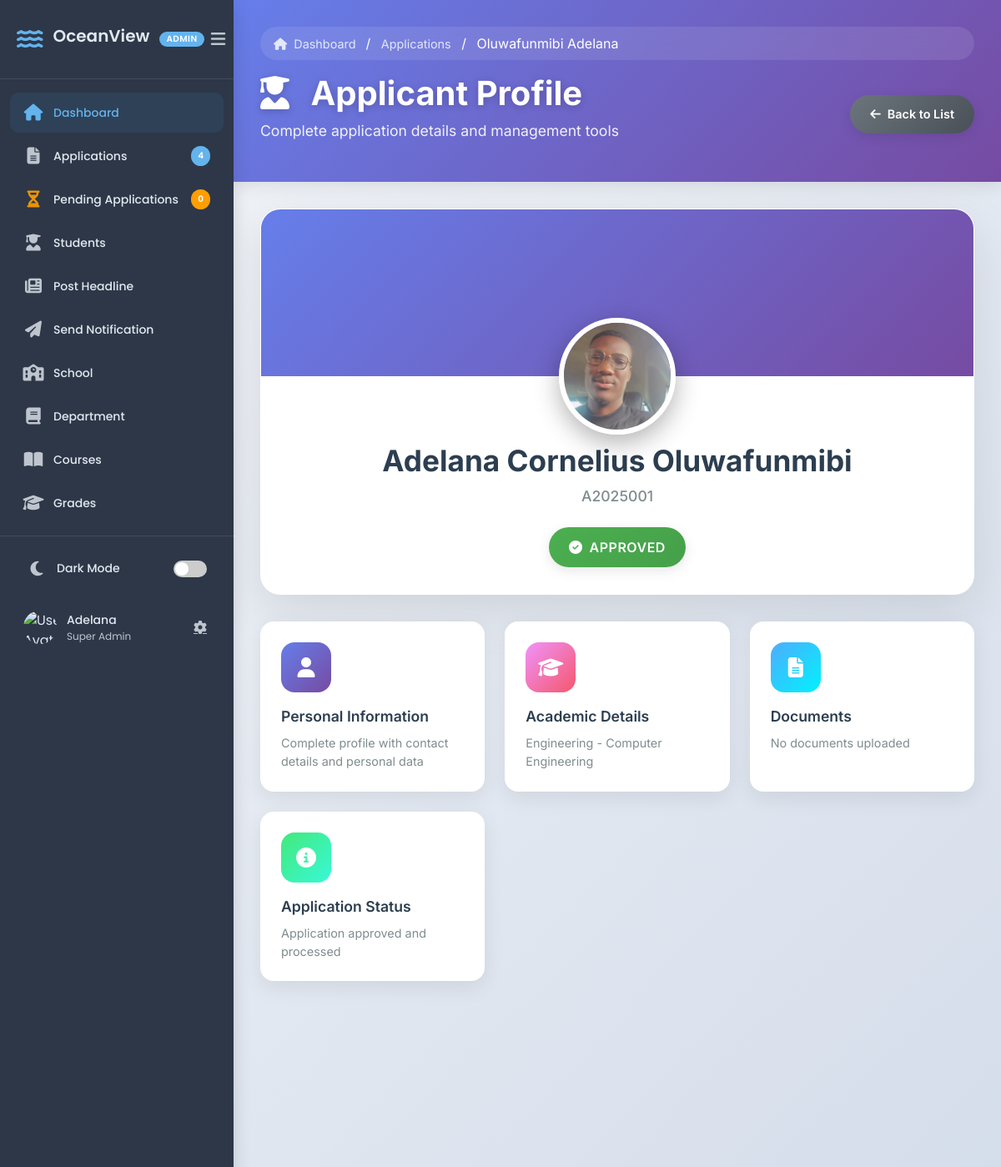
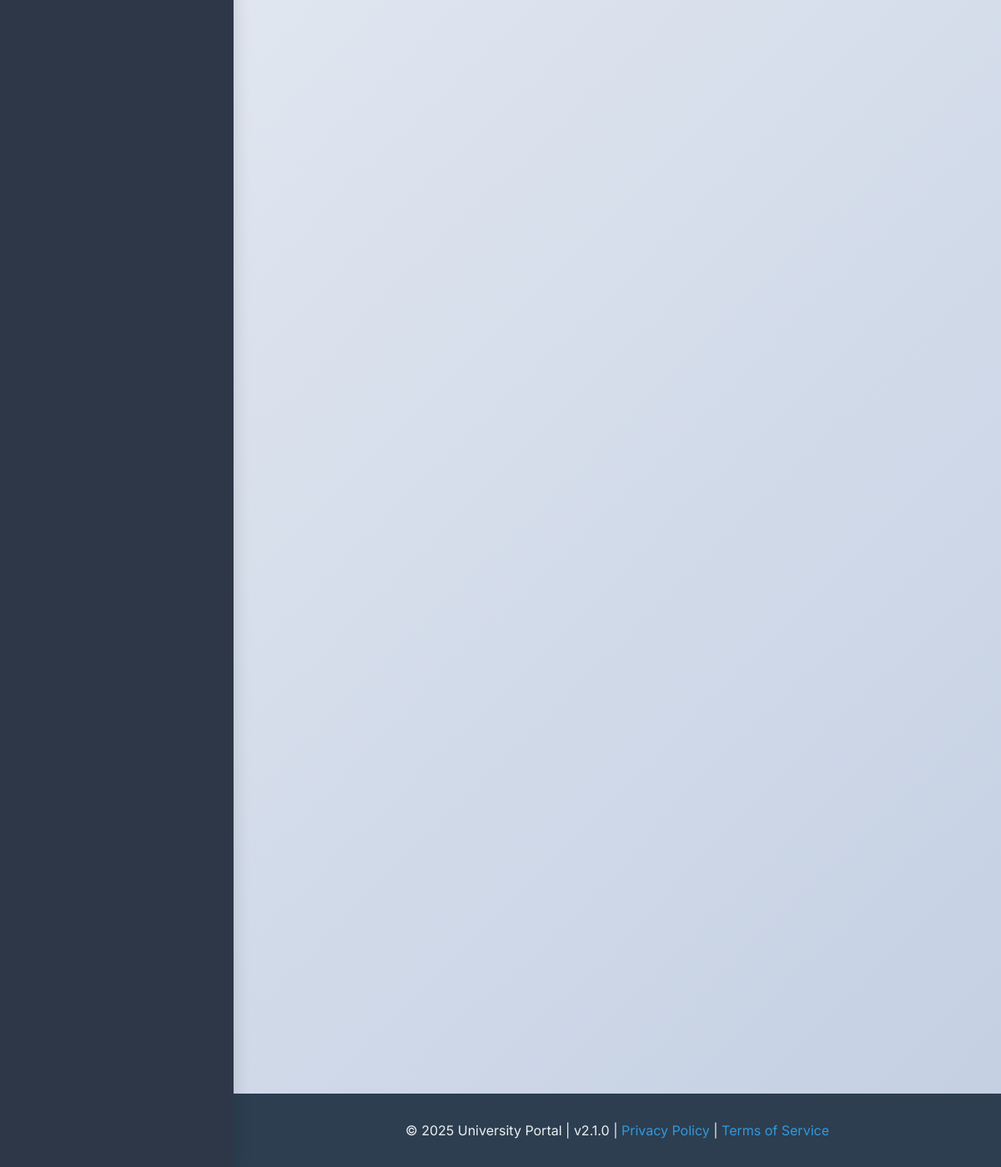
Page /applications/view/3/ (signed in) on the committed database (2 pictures, top to bottom).
### portal/models.py (models this page shows, shortened)
class Application(models.Model):
    STATUS_CHOICES = [
        ('pending', 'Pending'),
        ('approved', 'Approved'),
        ('declined', 'Declined'),
    ]
    surname = models.CharField(max_length=100)
    first_name = models.CharField(max_length=100)
    other_name = models.CharField(max_length=100, blank=True, null=True)
    email = models.EmailField(unique=True)
    phone_number = models.CharField(max_length=11)
    address = models.CharField(max_length=100)
    state_of_origin = models.ForeignKey(State, on_delete=models.CASCADE)
    local_government = models.ForeignKey(Lga, on_delete=models.CASCADE)
    date_of_birth = models.DateField()
    school = models.ForeignKey(School, on_delete=models.CASCADE)
    department = models.ForeignKey(Department, on_delete=models.CASCADE)
    application_number = models.CharField(max_length=10, unique=True, blank=True)
    profile_picture = models.ImageField(
        upload_to="profile_pics/",
        blank=True,
        null=True,
        default="default-profile.png")
    created_at = models.DateTimeField(default=now, editable=True)
    academic_session = models.ForeignKey(AcademicSession, on_delete=models.CASCADE, related_name="applications")
    is_approved = models.CharField(max_length=10, choices=STATUS_CHOICES, default='pending')
    year = models.ForeignKey(Year, default=1, on_delete=models.CASCADE)
    semester = models.ForeignKey(Semester, on_delete=models.CASCADE, default=get_default_semester)

class School(models.Model):
    name = models.CharField(max_length=100, unique=True)

class Department(models.Model):
    name = models.CharField(max_length=100)
    school = models.ForeignKey(School, on_delete=models.CASCADE, related_name="departments")

### crm/views.py (the view)
# urls.py: path('applications/view/<int:application_id>/', view_applicant, name='view_applicant'),
@login_required
def view_applicant(request, application_id):
    if not request.user.is_superuser and not request.user.groups.filter(name='Admission Officer').exists():
        return HttpResponseForbidden("You do not have permission to view this applicant.")
    applicant = get_object_or_404(Application, id=application_id)
    total_applications = Application.objects.count()
    total_pending_application = Application.objects.filter(is_approved='pending').count()
    is_already_student = Student.objects.filter(application_number=applicant.application_number).exists()
    return render(request, "crm/applicant_profile.html", {"applicant": applicant,'total_pending_application': total_pending_application, 'total_applications': total_applications, 'is_already_student': is_already_student})

### crm/templates/crm/applicant_profile.html (shortened to what this page needs)
{% load static %}
<!DOCTYPE html>
<html lang="en">
<head>
    <link href="https://cdn.jsdelivr.net/npm/bootstrap@5.3.0/dist/css/bootstrap.min.css" rel="stylesheet">
    <link rel="stylesheet" href="https://cdnjs.cloudflare.com/ajax/libs/font-awesome/6.0.0/css/all.min.css">
</head>
<body>
    {% include 'crm/sidebar.html' %}
    <div class="main-content fade-in">
        <div class="page-header">
            <div class="container-fluid">
                <div class="breadcrumb-nav">
                    <a href="{% url 'dashboard' %}">
                        <i class="fas fa-home me-1"></i> Dashboard
                    </a>
                    <span class="mx-2">/</span>
                    <a href="{% url 'applicant_list' %}">Applications</a>
                    <span class="mx-2">/</span>
                    <span>{{ applicant.first_name }} {{ applicant.surname }}</span>
                </div>
                <div class="d-flex justify-content-between align-items-center">
                    <div>
                        <h1 class="page-title">
                            <i class="fas fa-user-graduate me-3"></i>
                            Applicant Profile
                        </h1>
                        <p class="page-subtitle">
                            Complete application details and management tools
                        </p>
                    </div>
                    <a href="{% url 'applicant_list' %}" class="btn-action btn-back">
                        <i class="fas fa-arrow-left"></i>
                        Back to List
                    </a>
                </div>
            </div>
        </div>
        <div class="content-container">
            <div class="profile-overview">
                <div class="profile-cover">
                    {% if applicant.profile_picture %}
                        <img src="{{ applicant.profile_picture.url }}" alt="{{ applicant.first_name }} {{ applicant.surname }}" class="profile-avatar">
                    {% else %}
                        <img src="{% static 'images/default-profile.png' %}" alt="Default profile picture" class="profile-avatar">
                    {% endif %}
                </div>
                <div class="profile-info">
                    <h2 class="profile-name">
                        {{ applicant.surname }}
                        {% if applicant.other_name %}{{ applicant.other_name }}{% endif %}
                        {{ applicant.first_name }}
                    </h2>
                    <p class="profile-id">{{ applicant.application_number }}</p>
                    <div class="status-badge
                        {% if applicant.is_approved == 'approved' %}status-approved
                        {% elif applicant.is_approved == 'declined' %}status-declined
                        {% else %}status-pending{% endif %}">
                        {% if applicant.is_approved == 'approved' %}
                            <i class="fas fa-check-circle"></i>
                            <span>Approved</span>
                        {% elif applicant.is_approved == 'declined' %}
                            <i class="fas fa-times-circle"></i>
                            <span>Declined</span>
                        {% else %}
                            <i class="fas fa-clock"></i>
                            <span>Pending Review</span>
                        {% endif %}
                    </div>
                </div>
            </div>
            <div class="quick-stats">
                <div class="stat-card">
                    <div class="stat-icon personal">
                        <i class="fas fa-user"></i>
                    </div>
                    <div class="stat-title">Personal Information</div>
                    <div class="stat-value">
                        Complete profile with contact details and personal data
                    </div>
                </div>
                <div class="stat-card">
                    <div class="stat-icon academic">
                        <i class="fas fa-graduation-cap"></i>
                    </div>
                    <div class="stat-title">Academic Details</div>
                    <div class="stat-value">
                        {{ applicant.school.name }} - {{ applicant.department.name }}
                    </div>
                </div>
                <div class="stat-card">
                    <div class="stat-icon documents">
                        <i class="fas fa-file-alt"></i>
                    </div>
                    <div class="stat-title">Documents</div>
                    <div class="stat-value">
                        {% if applicant.documents.all %}
                            {{ applicant.documents.all.count }} document{{ applicant.documents.all.count|pluralize }} uploaded
                        {% else %}
                            No documents uploaded
                        {% endif %}
                    </div>
                </div>
                <div class="stat-card">
                    <div class="stat-icon additional">
                        <i class="fas fa-info-circle"></i>
                    </div>
                    <div class="stat-title">Application Status</div>
                    <div class="stat-value">
                        {% if applicant.is_approved == 'approved' %}
                            Application approved and processed
                        {% elif applicant.is_approved == 'declined' %}
                            Application declined - review required
                        {% else %}
                            Awaiting review and approval
                        {% endif %}
                    </div>
                </div>
            </div>
        </div>
    </div>
    <footer class="footer">
        <div>
            © 2025 University Portal | v2.1.0 |
            <a href="#">Privacy Policy</a> |
            <a href="#">Terms of Service</a>
        </div>
    </footer>

### crm/templates/crm/sidebar.html (shortened to what this page needs)
{% load static %}
<!DOCTYPE html>
<html lang="en">
<head>
    <link rel="stylesheet" href="https://cdnjs.cloudflare.com/ajax/libs/font-awesome/6.4.0/css/all.min.css">
    <link rel="stylesheet" href="{% static 'crm/css/sidebar.css' %}">
</head>
<body>
<div class="sidebar-container">
    <div class="sidebar">
        <div class="sidebar-header">
            <div class="brand-wrapper">
                <i class="fas fa-water brand-icon"></i>
                <h3 class="brand-text">OceanView</h3>
                <span class="badge badge-admin">ADMIN</span>
            </div>
            <button class="sidebar-toggle" id="sidebarToggle">
                <i class="fas fa-bars"></i>
            </button>
        </div>
        <ul class="sidebar-menu">
            <li class="menu-item active">
                <a href="{% url 'dashboard' %}" class="menu-link">
                    <span class="menu-icon"><i class="fas fa-home"></i></span>
                    <span class="menu-text">Dashboard</span>
                </a>
            </li>
            {% if request.user.is_superuser or request.user.groups.all.0.name == 'Admission Officer' %}
            <li class="menu-item">
                <a href="{% url 'applicant_list' %}" class="menu-link">
                    <span class="menu-icon"><i class="fas fa-file-alt"></i></span>
                    <span class="menu-text">Applications</span>
                    <span class="menu-badge">{{ total_applications }}</span>
                </a>
            </li>
            <li class="menu-item">
                <a href="{% url 'pending_list' %}" class="menu-link">
                    <span class="menu-icon"><i class="fas fa-hourglass-half"></i></span>
                    <span class="menu-text">Pending Applications</span>
                    <span class="menu-badge badge-warning">{{ total_pending_application }}</span>
                </a>
            </li>
            {% endif %}
            {% if request.user.is_superuser %}
                <li class="menu-item">
                    <a href="{% url 'student_list' %}" class="menu-link">
                        <span class="menu-icon"><i class="fas fa-user-graduate"></i></span>
                        <span class="menu-text">Students</span>
                    </a>
                </li>
                <li class="menu-item">
                    <a href="{% url 'Post_headline' %}" class="menu-link">
                        <span class="menu-icon"><i class="fas fa-newspaper"></i></span>
                        <span class="menu-text">Post Headline</span>
                    </a>
                </li>
                <li class="menu-item">
                    <a href="{% url 'Notify_student' %}" class="menu-link">
                        <span class="menu-icon"><i class="fas fa-paper-plane"></i></span>
                        <span class="menu-text">Send Notification</span>
                    </a>
                </li>
            {% endif %}
            {% if request.user.is_superuser or "Class Adviser" in user_groups or "HOD (Head of Department)" in user_groups or "Dean" in user_groups %}
                <li class="menu-item">
                    <a href="{% url 'school_list' %}" class="menu-link">
                        <span class="menu-icon"><i class="fas fa-school"></i></span>
                        <span class="menu-text">School</span>
                    </a>
                </li>
                <li class="menu-item">
                    <a href="{% url 'department_list' %}" class="menu-link">
                        <span class="menu-icon"><i class="fas fa-book"></i></span>
                        <span class="menu-text">Department</span>
                    </a>
                </li>
                <li class="menu-item">
                    <a href="{% url 'course_list' %}" class="menu-link">
                        <span class="menu-icon"><i class="fas fa-book-open"></i></span>
                        <span class="menu-text">Courses</span>
                    </a>
                </li>
                <li class="menu-item">
                    <a href="{% url 'grade_list' %}" class="menu-link">
                        <span class="menu-icon"><i class="fas fa-graduation-cap"></i></span>
                        <span class="menu-text">Grades</span>
                    </a>
                </li>
            {% endif %}
        </ul>
        <div class="sidebar-footer">
            <div class="settings-menu">
                <div class="dark-mode-toggle" onclick="toggleDarkMode()">
                    <div class="toggle-icon"><i id="darkModeIcon" class="fas fa-moon"></i></div>
                    <span id="darkModeText">Dark Mode</span>
                    <div class="toggle-switch">
                        <label for="darkModeSwitch"></label>
                    </div>
                </div>
            </div>
            <div class="user-profile">
                <div class="user-avatar">
                    <img src="{% static 'images/default-avatar.png' %}" alt="User Avatar">
                </div>
                <div class="user-info">
                    <span class="user-name">{{ request.user.get_full_name|default:request.user.username }}</span>
                    <span class="user-role">
                        {% if request.user.is_superuser %}
                            Super Admin
                        {% elif user_groups %}
                            {{ user_groups.0 }}
                        {% else %}
                            Staff
                        {% endif %}
                    </span>
                </div>
                <div class="user-actions">
                    <a href="#"><i class="fas fa-cog"></i></a>
                </div>
            </div>
        </div>
    </div>
</div>
</body>
</html>

### rows in the picture
Application: first_name "Oluwafunmibi", surname "Adelana", profile_picture (picture), other_name "Cornelius", application_number "A2025001", school.name "Engineering", department.name "Computer Engineering"

### other values in the picture
{{ total_applications }} "4"
{{ total_pending_application }} "0"
{{ request.user.get_full_name|default:request.user.username }} "Adelana"
